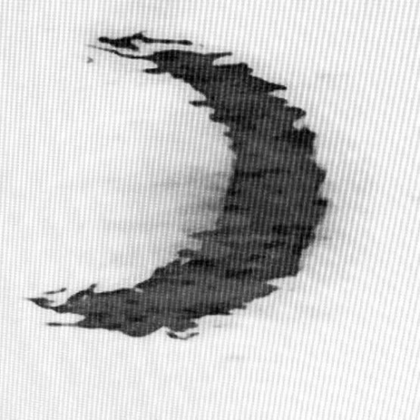
%> input picture PraticasAlessandra/moon.png, 420 x 420 px, shrunk from 512 x 512 before the run
$ octave pratica_03_A.m   (GNU Octave 9; MATLAB toolbox functions it lacks are replaced by stand-ins)
%> lines starting %> are read from the running program, lines starting %| are printed output that depends on the picture; in (x1, y1, x2, y2) boxes, pixels count from 0 and x2, y2 are one past the last pixel; in counts of white or black regions, pixels touching at a corner belong together; the program's own positions count from 1
%pkg install -forge image
pkg load image

clear all
close all

im = imread('moon.png');
%> im is the input picture: size 420x420 uint8; min 0, max 255, mean 200.2

figure('name', 'original');
imshow(im);

figure('name', 'histograma');
imhist(im);
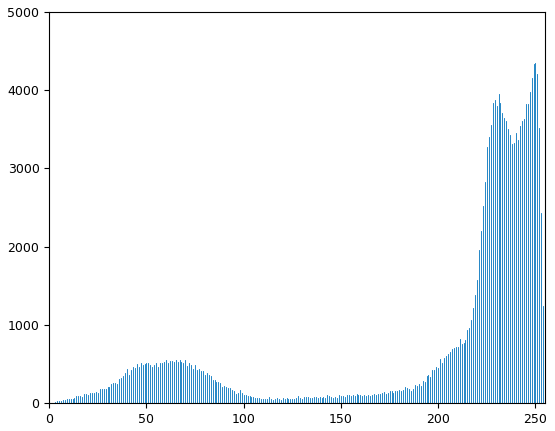
%> figure redrawn from the program's plot data; highest point at x = 250, y = 4349

% Limiarização usando um valor fixo
for i = 1 : size(im,1)
  for j = 1 : size(im, 2)
    imBinaria(i,j) = im(i,j) < 120;
  end
end
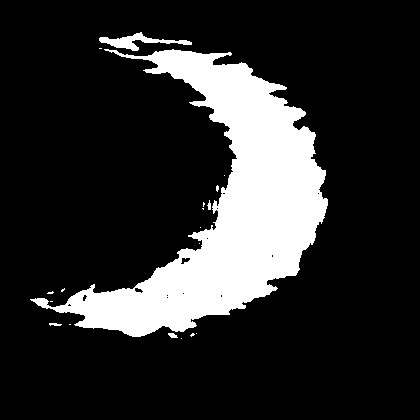
%> imBinaria: size 420x420 logical; 17.6% white; 19 white regions (14 under 20 px), largest, box (x1, y1, x2, y2) and area: (30, 49, 328, 337) 30281, (99, 32, 192, 51) 596, (168, 333, 178, 338) 35, (49, 323, 62, 326) 29, (207, 200, 211, 210) 25

figure('name', 'binaria');
imshow(imBinaria);


% Limiarização usando um valor digitado
limiar = input('Digite o limiar: ');
%> the answer given: 3
for i = 1 : size(im,1)
  for j = 1 : size(im, 2)
    imBinaria2(i,j) = im(i,j) < limiar;
  end
end
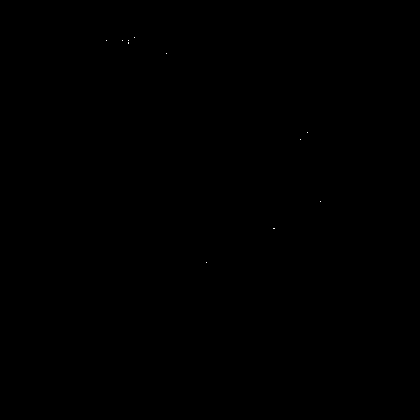
%> imBinaria2: size 420x420 logical; 0.01% white in thin lines or dots, all inside (x1, y1, x2, y2) = (106, 37, 321, 263)

figure('name', 'binaria_usuario');
imshow(imBinaria2);

% Negativo na imagem original
imNegativa = im;
for i = 1 : size(im,1)
  for j = 1 : size(im, 2)
    imNegativa(i,j) = 255 - im(i,j);
  end
end
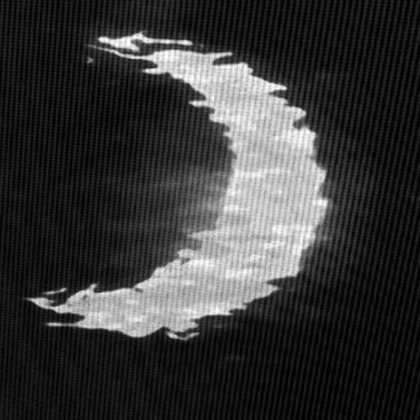
%> imNegativa: size 420x420 uint8; min 0, max 255, mean 54.8
figure('name', 'imnegativo');
imshow(imNegativa);


% Transformação de potência na região da lua
imNova = imNegativa;
potencia = 1.3;
for i = 1 : size(im,1)
  for j = 1 : size(im, 2)
    if(!imBinaria(i,j))
      imNova(i,j) = uint8(double(imNegativa(i,j))^potencia);
    end
  end
end
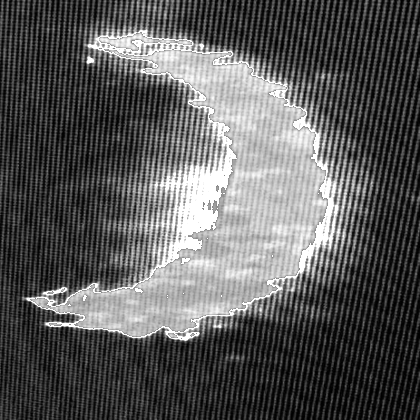
%> imNova: size 420x420 uint8; min 0, max 255, mean 89.9

figure('name', 'imNova');
imshow(imNova);
